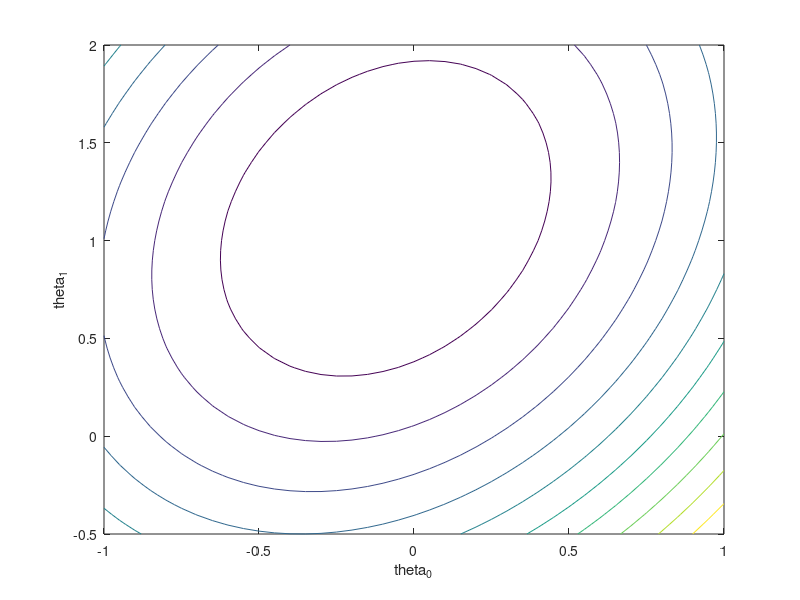

Recreate this plot in MATLAB. (Note: this script raises an error after producing the figure.)
#!/usr/bin/octave-cli --persist

# --------------------------------------------------------------------
# Interactive mode, showing the contours and the corresponding line
#
# WITH NORMALIZATION AND DATA CENTERING
#
# Implementation of J and gradJ for the general linear case
# --------------------------------------------------------------------

pkg load optim;

# Data stored each sample in a row, where the last row is the label
D=load("escazu.dat");

# Construct the design matrix with the original data
Xo=[ones(rows(D),1),D(:,1)];

# The outputs vector with the original data
Yo=D(:,4);

# The slope for the data normalization
minArea = min(Xo(:,2));
maxArea = max(Xo(:,2));
mx = 2/(maxArea-minArea);
bx = 1-mx*maxArea;

NM=[1 bx; 0 mx];
X=Xo*NM; # Normalized data to interval -1 to 1

# Normalize also the output
minPrice=min(Yo);
maxPrice=max(Yo);
my = 2/(maxPrice-minPrice);
by = 1-my*maxPrice;

Y = my*Yo + by;

# For the inverse mapping we need these:
imy = 1/my;
iby = -by/my;

# Objective function of the parameters theta, requires also the data A
# First create a matrix without the square, where the j-column has
# theta_0 + theta_1*x_1^(j)-y^(j).  Then, square all elements of that matrix
# and finally add up all elements in each row
function res=J(theta,X,Y)
  D=(X*theta'-Y*ones(1,rows(theta)));
  res=0.5*sum(D.*D,1)';
endfunction;

# Gradient of J.
# Analytical solution.
#
# Here assuming that theta has two components only
# For each theta pair (assumed in a row of the theta matrix) it will
# compute also a row with the gradient: the first column is the partial
# derivative w.r.t theta_0 and the second w.r.t theta_1
function res=gradJ(theta,X,Y)
  res=(X'*(X*theta'-Y*ones(1,rows(theta))))';
endfunction;

# Gradient of J.
# Numerical solution.
#
# Here assuming that theta has two components only
# For each theta pair (assumed in a row of the theta matrix) it will
# compute also a row with the gradient: the first column is the partial
# derivative w.r.t theta_0 and the second w.r.t theta_1
function resn=gradJn(theta,X,Y)
  # Centered derivatives
  delta=1e-2;
  dx=delta*600;
  dy=delta*2;

  Jtx=(J(theta+ones(rows(theta),1)*[dx,0],X,Y)-J(theta-ones(rows(theta),1)*[dx,0],X,Y))/(2*dx);
  Jty=(J(theta+ones(rows(theta),1)*[0,dy],X,Y)-J(theta-ones(rows(theta),1)*[0,dy],X,Y))/(2*dy);
  
  resn=[Jtx,Jty];
endfunction

# Select the grid to plot the contours and gradients
th0=-1:0.05:1;
th1=-0.5:0.05:2;
[tt0,tt1] = meshgrid(th0,th1);

theta=[tt0(:) tt1(:)];
jj=reshape(J(theta,X,Y),size(tt0));

# Precompute the gradient for the chosen grid
g=gradJ(theta,X,Y);
gjx=reshape(g(:,1),size(tt0));
gjy=reshape(g(:,2),size(tt1));


# plot the contours in 2D
figure(1);
hold off;

contour(tt0,tt1,jj);
xlabel("theta_0");
ylabel("theta_1");

# Learning rate
alpha = 0.05;


while(1)
  hold on;
 
  printf("Click on countours to set a starting point\n");
  fflush(stdout);

  figure(1);

  # Wait for mouse click and get the point (t0,t1) in the plot coordinate sys.
  [t0,t1,buttons] = ginput(1);
  t=[t0,t1];
  gt=gradJ(t,X,Y);

  # Clean the previous plot 
  hold off;

  # Paint first the contour lines
  contour(tt0,tt1,jj);
  hold on;

  # Add the gradient
  quiver(tt0,tt1,gjx,gjy,0.7);

  xlabel("theta0");
  ylabel("theta1");
 
  # Print some information on the clicked starting point
  printf("J(%g,%g)=%g\n",t0,t1,J(t,X,Y));
  printf("  GradJ(%g,%g)=[%g,%g]\n",t0,t1,gt(1),gt(2));
  fflush(stdout);

  # Show the clicked point
  plot([t0],[t1],"*r");

  # Perform the gradient descent
  ts=t; # sequence of t's

  j=0;
  for i=[1:500] # max 100 iterations
    tc = ts(rows(ts),:); # Current position
    sample=round(unifrnd(1,rows(X))); # Use one random sample
    gn = gradJ(tc,X(sample,:),Y(sample));  # Gradient at current position
    tn = tc - alpha * gn;# Next position
    ts = [ts;tn];

    if (norm(tc-tn)<0.01)
      j=j+1;
      if (j>5)
        break;
      endif;
    else
      j=0;
    endif;
  endfor

  # Draw the trajectory
  plot(ts(:,1),ts(:,2),"k-");
  plot(ts(:,1),ts(:,2),"ob");

  # Paint on a second figure the corresponding line
  figure(2);
  hold off;
  plot(Xo(:,2),Yo,"*b");
  hold on;
  
  # The line back in the samples
  areas=linspace(min(Xo(:,2)),max(Xo(:,2)),5);

  # We have to de-normalize the normalized estimation
  prices=t1*imy*mx*areas + (imy*t1*bx + imy*t0+iby);
  plot(areas,prices,'k',"linewidth",3);

  # and now with the intermediate versions
  ## for (i=[2:rows(ts)])
  ##   u0=ts(i,1);
  ##   u1=ts(i,2);
    
  ##   prices=u1*imy*mx*areas + (imy*u1*bx + imy*u0+iby);
  ##   plot(areas,prices,'r',"linewidth",1);
  ## endfor;

  ## Final line
  i=rows(ts);
  u0=ts(i,1);
  u1=ts(i,2);
    
  prices=u1*imy*mx*areas + (imy*u1*bx + imy*u0+iby);
  plot(areas,prices,'g',"linewidth",3);

  
  axis([minArea maxArea minPrice maxPrice]);  
endwhile;
